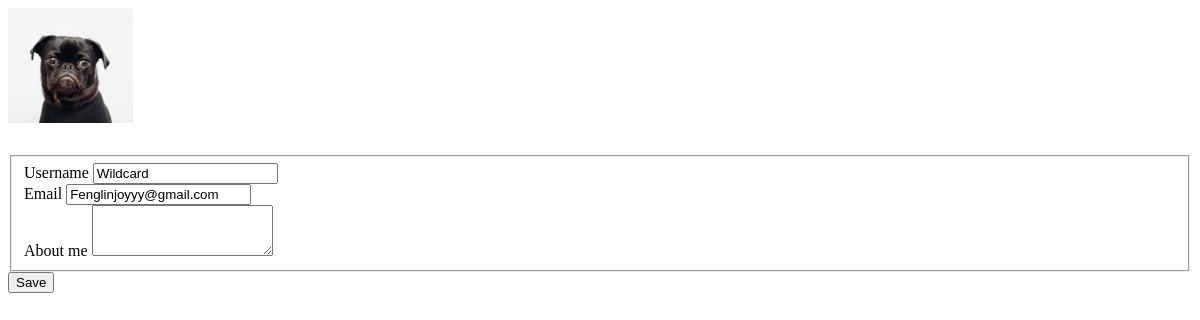
The page /edit-profile (signed in) on the database as committed earlier.
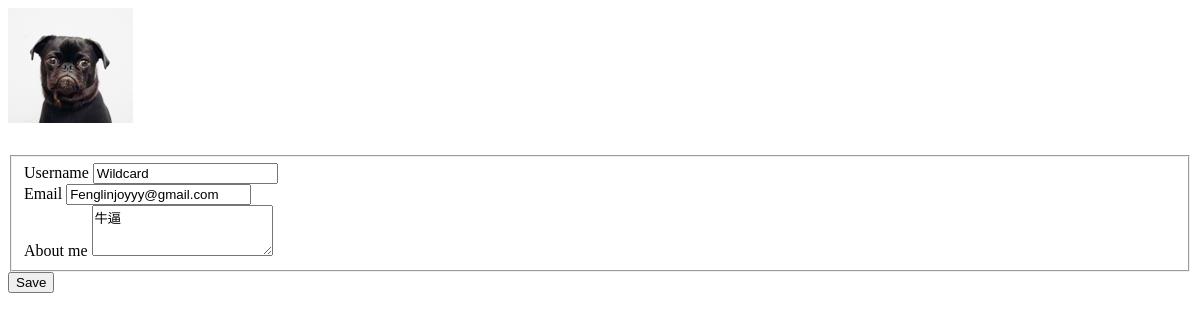
The same page on the database as committed later.
### myBlogApp/models.py (models this page shows, shortened)
class User(UserMixin, db.Model):
    id = db.Column(db.Integer, primary_key=True)
    username = db.Column(db.String(64), index=True, unique=True)
    email = db.Column(db.String(120), index=True, unique=True)
    image_file = db.Column(db.String(200), default='default.png')
    password_hash = db.Column(db.String(128))
    about_me = db.Column(db.String(140))
    last_seen = db.Column(db.DateTime, default=datetime.utcnow())
    posts = db.relationship('Post', backref='author', foreign_keys='Post.user_id', lazy=True)
    comments = db.relationship('Comment', backref='c_author', foreign_keys='Comment.author_id', lazy='dynamic')
    followed = db.relationship(
        'User', secondary=followers,
        primaryjoin=(followers.c.follower_id == id),
        secondaryjoin=(followers.c.followed_id == id),
        backref=db.backref('followers', lazy='dynamic'), lazy='dynamic')
    liked = db.relationship('Like_Post', foreign_keys='Like_Post.liked_user_id', backref='liked_author', lazy='dynamic')
    message_sent = db.relationship('Message', foreign_keys='Message.sender_id', backref='author', lazy='dynamic')
    message_received = db.relationship('Message', foreign_keys='Message.recipient_id', backref='recipient', lazy='dynamic')
    last_message_read_time = db.Column(db.DateTime)
    notifications = db.relationship('Notification', foreign_keys='Notification.notification_user_id',
                                    backref='notification_user', lazy='dynamic')

### myBlogApp/routes.py (the view)
@app.route('/edit-profile', methods=['GET', 'POST'])
@cross_origin()
@login_required
def user():
    form = UpdateProfileForm()
    if request.method == 'POST':
        file = request.files['picture']
        filename = secure_filename(file.filename)
        if filename:
            pic_filename = save_profile_pics(filename)
            pic_path = os.path.join(app.root_path, 'static/profile', pic_filename)
            file.save(pic_path)
            new_small_pic_size = (125, 125)
            img = Image.open(pic_path)
            img.thumbnail(new_small_pic_size)
            img.save(pic_path)
            current_user.image_file = pic_filename
        data = json.loads(request.form.get('objArr'))
        current_user.username = data[0].get('uname')
        current_user.email = data[0].get('uemail')
        current_user.about_me = data[0].get('uabout_me')
        db.session.commit()
        return jsonify({'error':  data[0].get('uname')})
    elif request.method == 'GET':
        form.username.data = current_user.username
        form.email.data = current_user.email
        form.about_me.data = current_user.about_me
    image_file = url_for('static', filename='profile/' + current_user.image_file)
    return render_template('edit-profile.html', user=user, title="Account", image_file=image_file, form=form)

### myBlogApp/form.py (shortened to what this page needs)
class SearchForm(FlaskForm):
    q = StringField('Search', validators=[DataRequired()])
    def __init__(self, *args, **kwargs):
        if 'formdata' not in kwargs:
            kwargs['formdata'] = request.args
        if 'csrf_enabled' not in kwargs:
            kwargs['csrf_enabled'] = False
        super(SearchForm, self).__init__(*args, **kwargs)

class UpdateProfileForm(FlaskForm):
    username = StringField('Username', validators=[DataRequired()])
    email = StringField('Email', validators=[DataRequired(), Email()])
    about_me = TextAreaField('About me', validators=[Length(min=0, max=140)])
    picture = FileField('Update Profile Picture', validators=[FileAllowed(['jpg', 'png', 'jpeg'])])
    submit = SubmitField('Save')

### myBlogApp/models.py (called while the page is built)
@login.user_loader
def load_user(id):
    return User.query.get(int(id))

    @classmethod
    def before_commit(cls, session):
        session._changes = {
            'add': list(session.new),
            'update': list(session.dirty),
            'delete': list(session.deleted)
        }

### myBlogApp/templates/edit-profile.html (shortened to what this page needs)
<div class="content-section new-post-background margin-style">
            <div class="media">
                <div class="overlay">
                    <div id="image-preview">
                        <img class="rounded-circle account-img bright-filter" src="{{ image_file }}" alt="profile image">
                    </div>
                <input type="image" id="upload-image-file" class="image-position-control"  src="{{ url_for('static', filename = 'icons/screenshot-32.ico')}}">
                </div>
            </div>
            <form method="POST" action="{{ url_for('user') }}" id="myUserForm" enctype="multipart/form-data">
            <fieldset>
                <div class="form-group ">
                    {{ form.username.label(class="form-control-label label-control new-post-label-color") }}
                    {% if form.username.errors %}
                        {{ form.username(class="form-control form-control-lg is-invalid") }}
                        <div class="invalid-feedback">
                            {% for error in form.username.errors %}
                                <span>{{ error }}</span>
                            {% endfor %}
                        </div>
                    {% else %}
                        {{ form.username(class="form-control form-control-lg new-post-form-color-control form-control-change", id='myuser_username') }}
                    {% endif %}
                </div>
                <div class="form-group">
                    {{ form.email.label(class="form-control-label label-control new-post-label-color") }}
                    {% if form.email.errors %}
                        {{ form.email(class="form-control form-control-lg is-invalid") }}
                        <div class="invalid-feedback">
                            {% for error in form.email.errors %}
                                <span>{{ error }}</span>
                            {% endfor %}
                        </div>
                    {% else %}
                        {{ form.email(class="form-control form-control-lg new-post-form-color-control form-control-change", id='user_email') }}
                    {% endif %}
                </div>
                <div class="form-group">
                    {{ form.about_me.label(class="form-control-label label-control new-post-label-color") }}
                    {% if form.about_me.errors %}
                        {{ form.about_me(class="form-control form-control-lg is-invalid") }}
                        <div class="invalid-feedback">
                            {% for error in form.about_me.errors %}
                                <span>{{ error }}</span>
                            {% endfor %}
                        </div>
                    {% else %}
                        {{ form.about_me(class="form-control form-control-lg new-post-form-color-control form-control-change", id='about_me_for_user', rows='3') }}
                    {% endif %}
                </div>
            </fieldset>
            <div class="form-group">
                {{ form.submit(class="new-post-button", id = 'save_btn') }}
            </div>
        </form>
    </div>

Rows that differ between the two databases and show on the page:
changed User "Wildcard": about_me (not shown) → "牛逼"
